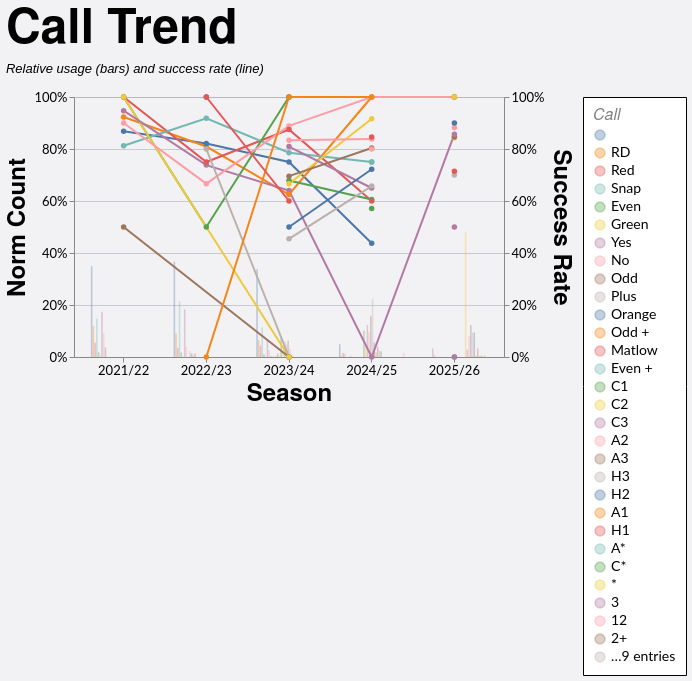

Vega-Lite specification for this chart:
### Vega-Lite specification from a JSON file in a GitHub repository (floating-point values rounded to 4 significant figures; data arrays with more than 128 entries replaced by an {"elided": "..."} marker saying what was removed)
{"config": {"axis": {"labelFont": "Lato, sans-serif", "titleFont": "PT Sans Narrow, Helvetica Neue, Helvetica, Arial, sans-serif", "labelFontSize": 13, "titleFontSize": 24, "gridColor": "#202947", "gridOpacity": 0.2}, "header": {"labelFont": "PT Sans Narrow, Helvetica Neue, Helvetica, Arial, sans-serif", "titleFont": "PT Sans Narrow, Helvetica Neue, Helvetica, Arial, sans-serif", "labelFontSize": 24, "titleFontSize": 28, "labelFontWeight": "bold", "orient": "left"}, "legend": {"labelFont": "Lato, sans-serif", "titleFont": "PT Sans Narrow, Helvetica Neue, Helvetica, Arial, sans-serif", "labelFontSize": 14, "titleFontSize": 16, "titlePadding": 5, "fillColor": "white", "strokeColor": "black", "padding": 10, "titleFontWeight": "lighter", "titleFontStyle": "italic", "titleColor": "gray", "offset": 10}, "title": {"font": "PT Sans Narrow, Helvetica Neue, Helvetica, Arial, sans-serif", "fontSize": 48, "fontWeight": "bold", "anchor": "start", "align": "center", "titlePadding": 20, "subtitlePadding": 10, "subtitleFontSize": 13, "subtitleColor": "", "subtitleFontStyle": "italic", "offset": 15, "color": "black"}, "axisX": {"labelAngle": 0}, "facet": {"title": null, "header": null, "align": {"row": "each", "column": "each"}}, "resolve": {"scale": {"y": "independent", "facet": "independent"}}, "background": "#f2f1f4", "scale": {"offsetBandPaddingOuter": 0.2, "offsetBandPaddingInner": 0.1}}, "layer": [{"mark": {"type": "bar", "opacity": 0.35}, "encoding": {"color": {"field": "call", "sort": null, "title": "Call", "type": "nominal"}, "tooltip": [{"field": "season", "title": "Season", "type": "nominal"}, {"field": "call", "title": "Call", "type": "nominal"}, {"field": "won", "format": ",.0f", "title": "Won", "type": "quantitative"}, {"field": "attempts", "format": ",.0f", "title": "Attempts", "type": "quantitative"}, {"field": "norm_count", "format": ".1%", "title": "Norm Count", "type": "quantitative"}, {"field": "success_rate", "format": ".1%", "title": "Success Rate", "type": "quantitative"}], "x": {"field": "season", "sort": ["2021/22", "2022/23", "2023/24", "2024/25", "2025/26"], "title": "Season", "type": "nominal"}, "xOffset": {"field": "call", "sort": null, "type": "nominal"}, "y": {"axis": {"format": "%", "orient": "left"}, "field": "norm_count", "scale": {"domain": [0, 1]}, "title": "Norm Count", "type": "quantitative"}}, "transform": [{"filter": "(loSquad == 'All' || datum.squad == loSquad) && (loGameType == 'All' || (loGameType == 'League + Cup' && (datum.game_type == 'League' || datum.game_type == 'Cup')) || (loGameType == 'League only' && datum.game_type == 'League') || datum.game_type == loGameType) && (loOpposition == 'All' || datum.opposition == loOpposition) && (loThrower == 'All' || datum.thrower == loThrower) && (loJumper == 'All' || datum.jumper == loJumper) && (loArea == 'All' || datum.area == loArea) && (loNumbers == 'All' || datum.numbers == loNumbers) && (loCallType == 'All' || datum.call_type == loCallType)"}, {"aggregate": [{"op": "count", "as": "attempts"}, {"op": "sum", "field": "won", "as": "won"}], "groupby": ["season", "call"]}, {"joinaggregate": [{"op": "sum", "field": "attempts", "as": "season_attempts"}], "groupby": ["season"]}, {"calculate": "datum.attempts / datum.season_attempts", "as": "norm_count"}, {"calculate": "datum.won / datum.attempts", "as": "success_rate"}]}, {"mark": {"type": "line", "point": true, "strokeWidth": 2}, "encoding": {"color": {"field": "call", "sort": null, "title": "Call", "type": "nominal"}, "detail": {"field": "call", "type": "nominal"}, "tooltip": [{"field": "season", "title": "Season", "type": "nominal"}, {"field": "call", "title": "Call", "type": "nominal"}, {"field": "won", "format": ",.0f", "title": "Won", "type": "quantitative"}, {"field": "attempts", "format": ",.0f", "title": "Attempts", "type": "quantitative"}, {"field": "norm_count", "format": ".1%", "title": "Norm Count", "type": "quantitative"}, {"field": "success_rate", "format": ".1%", "title": "Success Rate", "type": "quantitative"}], "x": {"field": "season", "sort": ["2021/22", "2022/23", "2023/24", "2024/25", "2025/26"], "title": "Season", "type": "nominal"}, "y": {"axis": {"format": "%", "orient": "right"}, "field": "success_rate", "scale": {"domain": [0, 1]}, "title": "Success Rate", "type": "quantitative"}}, "transform": [{"filter": "(loSquad == 'All' || datum.squad == loSquad) && (loGameType == 'All' || (loGameType == 'League + Cup' && (datum.game_type == 'League' || datum.game_type == 'Cup')) || (loGameType == 'League only' && datum.game_type == 'League') || datum.game_type == loGameType) && (loOpposition == 'All' || datum.opposition == loOpposition) && (loThrower == 'All' || datum.thrower == loThrower) && (loJumper == 'All' || datum.jumper == loJumper) && (loArea == 'All' || datum.area == loArea) && (loNumbers == 'All' || datum.numbers == loNumbers) && (loCallType == 'All' || datum.call_type == loCallType)"}, {"aggregate": [{"op": "count", "as": "attempts"}, {"op": "sum", "field": "won", "as": "won"}], "groupby": ["season", "call"]}, {"joinaggregate": [{"op": "sum", "field": "attempts", "as": "season_attempts"}], "groupby": ["season"]}, {"calculate": "datum.attempts / datum.season_attempts", "as": "norm_count"}, {"calculate": "datum.won / datum.attempts", "as": "success_rate"}]}], "data": {"name": "data-e2cc7a9e7d11ff6d493dc632215dd0ca"}, "height": 260, "params": [{"name": "loSquad", "value": "All"}, {"name": "loSeason", "value": "All"}, {"name": "loGameType", "value": "All"}, {"name": "loOpposition", "value": "All"}, {"name": "loThrower", "value": "All"}, {"name": "loJumper", "value": "All"}, {"name": "loArea", "value": "All"}, {"name": "loNumbers", "value": "All"}, {"name": "loCallType", "value": "All"}], "resolve": {"scale": {"y": "independent"}}, "title": {"text": "Call Trend", "subtitle": "Relative usage (bars) and success rate (line)"}, "width": 430, "$schema": "https://vega.github.io/schema/vega-lite/v5.20.1.json", "datasets": {"data-e2cc7a9e7d11ff6d493dc632215dd0ca": {"elided": "1242 records"}}}
